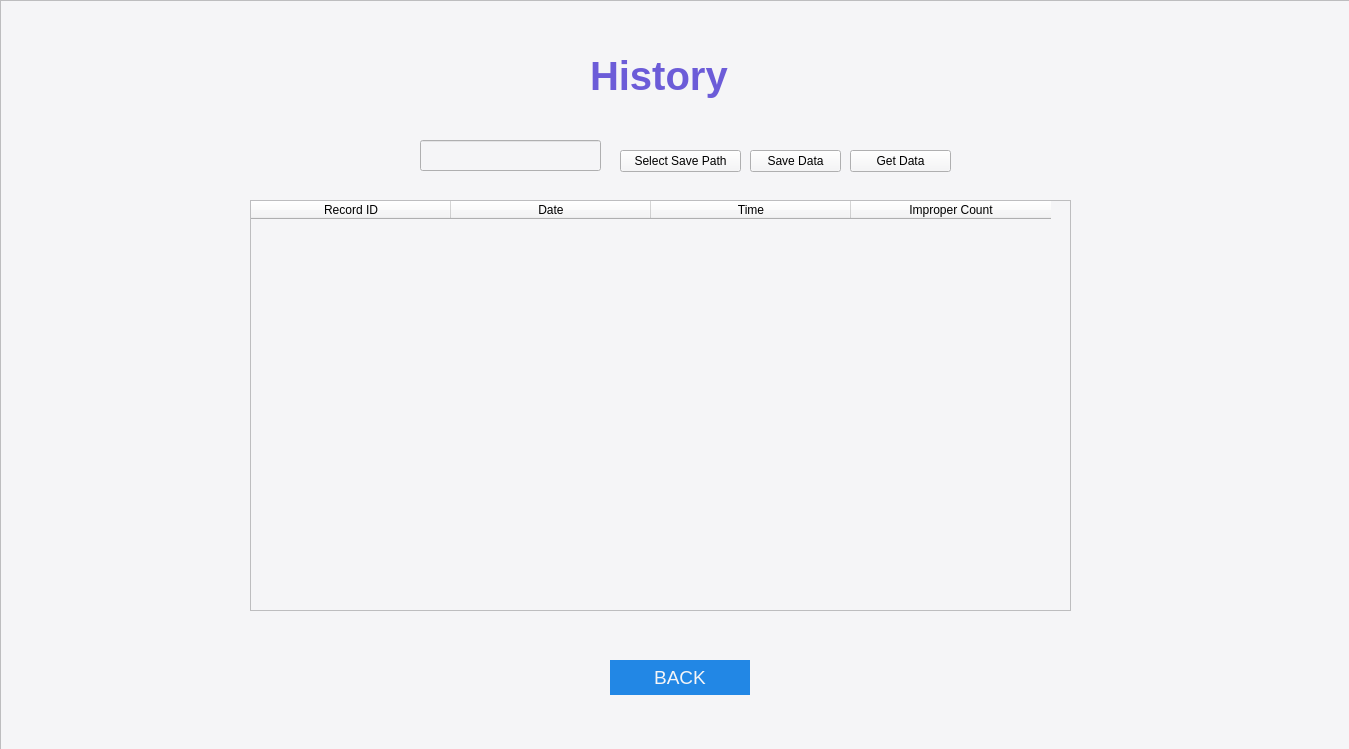
<?xml version="1.0" encoding="UTF-8"?>
<ui version="4.0">
 <class>Form</class>
 <widget class="QWidget" name="Form">
  <property name="geometry">
   <rect>
    <x>0</x>
    <y>0</y>
    <width>1349</width>
    <height>749</height>
   </rect>
  </property>
  <property name="windowTitle">
   <string>Form</string>
  </property>
  <widget class="QFrame" name="background">
   <property name="geometry">
    <rect>
     <x>0</x>
     <y>0</y>
     <width>1350</width>
     <height>750</height>
    </rect>
   </property>
   <property name="sizePolicy">
    <sizepolicy hsizetype="Fixed" vsizetype="Fixed">
     <horstretch>0</horstretch>
     <verstretch>0</verstretch>
    </sizepolicy>
   </property>
   <property name="maximumSize">
    <size>
     <width>1350</width>
     <height>750</height>
    </size>
   </property>
   <property name="styleSheet">
    <string notr="true">
	background-color: rgba(245,245,247,255);</string>
   </property>
   <property name="frameShape">
    <enum>QFrame::StyledPanel</enum>
   </property>
   <property name="frameShadow">
    <enum>QFrame::Raised</enum>
   </property>
   <widget class="QLabel" name="label">
    <property name="geometry">
     <rect>
      <x>590</x>
      <y>50</y>
      <width>201</width>
      <height>51</height>
     </rect>
    </property>
    <property name="font">
     <font>
      <pointsize>30</pointsize>
      <weight>75</weight>
      <bold>true</bold>
     </font>
    </property>
    <property name="styleSheet">
     <string notr="true">color :rgb(108,92,216);</string>
    </property>
    <property name="text">
     <string>History</string>
    </property>
   </widget>
   <widget class="QPushButton" name="pushButton">
    <property name="geometry">
     <rect>
      <x>610</x>
      <y>660</y>
      <width>140</width>
      <height>35</height>
     </rect>
    </property>
    <property name="font">
     <font>
      <pointsize>14</pointsize>
      <weight>50</weight>
      <bold>false</bold>
     </font>
    </property>
    <property name="styleSheet">
     <string notr="true">border-radius:20px;
background-color:rgb(34, 135, 229);
color:rgb(245, 245, 247);

</string>
    </property>
    <property name="text">
     <string>BACK</string>
    </property>
   </widget>
   <widget class="QToolButton" name="toolButton_14">
    <property name="geometry">
     <rect>
      <x>750</x>
      <y>150</y>
      <width>91</width>
      <height>22</height>
     </rect>
    </property>
    <property name="text">
     <string>Save Data</string>
    </property>
   </widget>
   <widget class="QToolButton" name="toolButton_15">
    <property name="geometry">
     <rect>
      <x>850</x>
      <y>150</y>
      <width>101</width>
      <height>22</height>
     </rect>
    </property>
    <property name="text">
     <string>Get Data</string>
    </property>
    <property name="icon">
     <iconset theme="Search">
      <normaloff>.</normaloff>.</iconset>
    </property>
   </widget>
   <widget class="QLineEdit" name="lineEdit_13">
    <property name="geometry">
     <rect>
      <x>420</x>
      <y>140</y>
      <width>181</width>
      <height>31</height>
     </rect>
    </property>
   </widget>
   <widget class="QToolButton" name="toolButton_13">
    <property name="geometry">
     <rect>
      <x>620</x>
      <y>150</y>
      <width>121</width>
      <height>22</height>
     </rect>
    </property>
    <property name="text">
     <string>Select Save Path</string>
    </property>
   </widget>
   <widget class="QTableWidget" name="tableWidget">
    <property name="geometry">
     <rect>
      <x>250</x>
      <y>200</y>
      <width>821</width>
      <height>411</height>
     </rect>
    </property>
    <attribute name="horizontalHeaderDefaultSectionSize">
     <number>200</number>
    </attribute>
    <column>
     <property name="text">
      <string>Record ID</string>
     </property>
    </column>
    <column>
     <property name="text">
      <string>Date</string>
     </property>
    </column>
    <column>
     <property name="text">
      <string>Time</string>
     </property>
    </column>
    <column>
     <property name="text">
      <string>Improper Count</string>
     </property>
    </column>
   </widget>
  </widget>
 </widget>
 <resources/>
 <connections/>
</ui>
